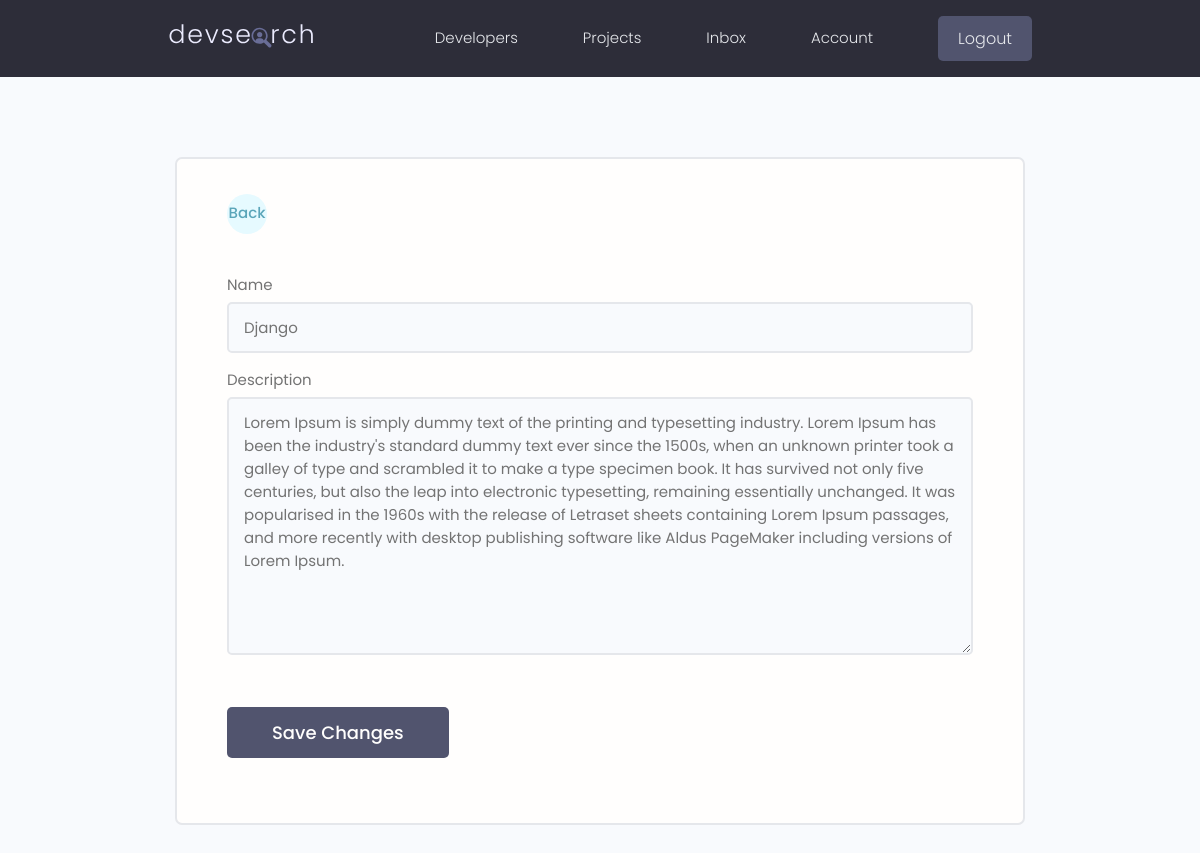
The page /update-skill/6abe6afb-27c3-4b7e-84ba-70708ec87e9e/ (signed in) on the database its author committed.
### users/models.py (models this page shows, shortened)
class Skill(models.Model):
    owner = models.ForeignKey(
        Profile, on_delete=models.CASCADE, null=True, blank=True)
    name = models.CharField(max_length=200, blank=True, null=True)
    description = models.TextField(null=True,blank=True)
    created = models.DateTimeField(auto_now_add=True)
    id = models.UUIDField(default=uuid.uuid4, unique=True,
                          primary_key=True, editable=False)

### users/views.py (the view)
# urls.py: path('update-skill/<str:pk>/', views.updateSkill, name="update-skill"),
@login_required(login_url='login')
def updateSkill(request, pk):
    profile = request.user.profile
    skill = profile.skill_set.get(id=pk)
    form = SkillForm(instance=skill)
    if request.method == 'POST':
        form = SkillForm(request.POST, instance=skill)
        if form.is_valid():
            form.save()
            messages.success(request, 'Skill was updated successfully!')
            return redirect('account')
    context = {'form': form}
    return render(request, 'users/skill_form.html', context)

### users/forms.py
class SkillForm(ModelForm):
    class Meta:
        model = Skill
        fields = '__all__'
        exclude = ['owner']
    def __init__(self, *args, **kwargs):
        super(SkillForm, self).__init__(*args, **kwargs)
        for name, field in self.fields.items():
            field.widget.attrs.update({'class': 'input'})

### users/templates/users/skill_form.html (shortened to what this page needs)
{% extends 'main.html' %}
{% block content %}
<main class="formPage my-xl">
    <div class="content-box">
        <div class="formWrapper">
            <a class="backButton" href="{% url 'account' %}"> Back</a>
            <br>
            <form class="form" method="POST" action="">
                {% for field in form %}
                <div class="form__field">
                    <label for="{{ field.id_for_label }}">{{ field.label }}</label>
                    {{ field }}
                </div>
                {% endfor %}
                <input class="btn btn--sub btn--lg my-md" type="submit" value="Save Changes" />
            </form>
        </div>
    </div>
</main>
{% endblock %}

### static/styles/app.css (style rules this page uses)
.btn--sub { background-color: var(--color-sub-light); }
.content-box { width: 95%; max-width: 85rem; margin: 0 auto; }
.backButton { background: var(--color-main-light); color: var(--color-main); width: 4rem; height: 4rem; display: flex; align-items: center; justify-content: center; border-radius: 50%; }
.formPage .formWrapper { list-style: none; background: var(--color-white); padding: 3.5rem 5rem; border: 2px solid var(--color-light); border-radius: 0.7rem; }

### static/uikit/styles/modules/_base.css (style rules this page uses)
* { margin: 0; padding: 0; box-sizing: border-box; text-rendering: optimizeLegibility; color: inherit; font-size: inherit; }
body { line-height: 1.6; font-weight: 400; font-size: 1.5rem; color: var(--color-text); background-color: var(--color-bg); min-height: 100vh; }

### static/uikit/styles/modules/_typography.css (style rules this page uses)
* { font-family: var(--font-base); }
a { padding-bottom: 2px; text-decoration: none; display: inline-block; color: var(--color-main); font-weight: var(--font-medium); }

### static/uikit/styles/modules/_utilities.css (style rules this page uses)
.my-md { margin: 3rem auto; }
.my-xl { margin: 8rem auto; }

### static/uikit/styles/modules/_button.css (style rules this page uses)
.btn { display: inline-block; position: relative; cursor: pointer; background-color: var(--color-light); font-weight: var(--font-medium); color: var(--color-sub); text-decoration: none; padding: 1rem 2rem; border-radius: 0.5rem; border: none; width: -webkit-fit-content; width: -moz-fit-content; width: fit-content; height: -webkit-fit-content; height: -moz-fit-content; height: fit-content; font-size: 1.6rem; outline-width: 0; outline-color: transparent; -webkit-backface-visibility: hidden; backface-visibility: hidden; transition: all 0.3s ease-in-out; }
.btn--sub { background-color: var(--color-sub); color: var(--color-white); }
.btn--lg { font-size: 1.8rem; padding: 1.2rem 4.5rem; }

### static/uikit/styles/modules/_form.css (style rules this page uses)
.form { display: block; }
.form__field { margin-top: 1.5rem; margin-bottom: 1.5rem; }
.form__label, .form__field > label { display: block; margin-bottom: 0.5rem; color: var(--color-text); }
input.input[type='text'], input.input[type='email'], input.input[type='password'], input.input[type='number'], textarea.input { min-width: 24rem; width: 100%; padding: 1.2rem 1.5rem; border-radius: 0.5rem; border: 2px solid var(--color-light); transition: all 0.3s ease-in-out; background-color: var(--color-bg); }

### rows shown on the page
Skill: form "Django" "Lorem Ipsum is simply dummy text of the printing and typesetting industry. Lorem Ipsum has been the industry's standard dummy text ever since the 1500s, when an unknown printer took a galley of type and scrambled it to make a type specimen book. It has survived not only five centuries, but also the leap into electronic typesetting, remaining essentially unchanged. It was popularised in the 1960s with the release of Letraset sheets containing Lorem Ipsum passages, and more recently with desktop publishing software like Aldus PageMaker including versions of Lorem Ipsum."

### other values the page prints
{{ field.label }} "Name" "Description"
